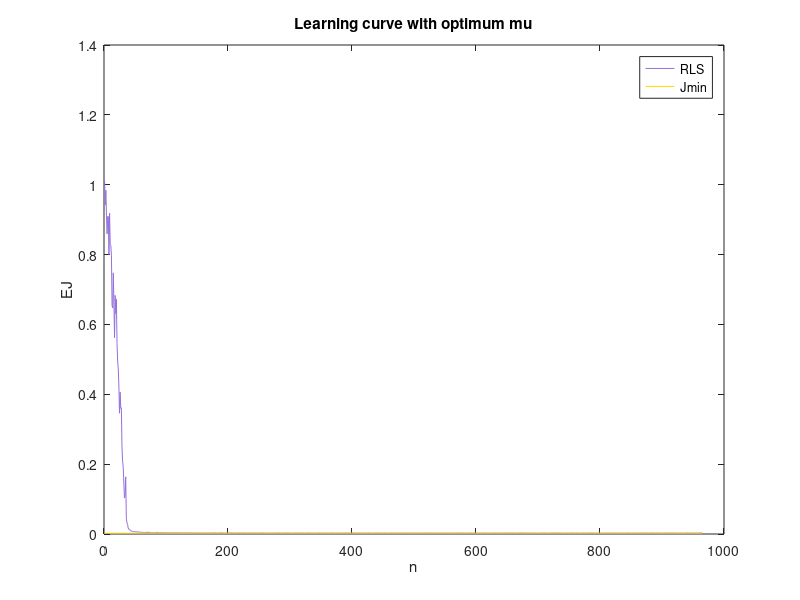

Here is the MATLAB script that generated this plot:
%% Part 2

clc
clear
close all

M = 35;
signalSize = 1000;
iter = 100;
delta = 0.001;
missAdjTheory = 0.1;

lambda = (M - missAdjTheory)/(missAdjTheory + M);
fprintf('Calculated lambda is: %f \n ',lambda); 

P = zeros(M, 1);
P(17,:) = -1;
P(18,:) = 1.5;
P(19,:) = 1.2;
P(20,:) = 0.5;

Rx = zeros(M,M);
for i=1:M
    for j=1:M
        if i==j
            Rx(i,j) = 4.95;
        elseif abs(i-j) == 1
            Rx(i,j) = 0.9;
        elseif abs(i-j) == 2
            Rx(i,j) = -0.45;
        elseif abs(i-j) == 3
            Rx(i,j) = -0.5;
        end
    end
end

J = zeros(signalSize, iter);
for a=1:iter
    
    %Making symbols:
    s = zeros(1,signalSize);
    symbols = [1/sqrt(2)+1i*1/sqrt(2), 1/sqrt(2)-1i*1/sqrt(2), -1/sqrt(2)+1i*1/sqrt(2), -1/sqrt(2)-1i*1/sqrt(2)];
    for i = 1:signalSize
        prob = rand(1);
        if prob < 0.25
            s(i) = symbols(1);
        elseif (prob > 0.25) &&  (prob < 0.5)
            s(i) = symbols(2);
        elseif (prob > 0.5) &&  (prob < 0.75)
            s(i) = symbols(3);
        else
            s(i) = symbols(4);
        end
    end

    %Creating u: (The output of channel)
    h = [0.5 1.2 1.5 -1];
    u = filter(h, 1, s);
 
    %Creating noise:
    mNoise = 0;
    sdNoise = sqrt(0.01/2);
    noiseSize = signalSize;
    noise = normrnd(mNoise, sdNoise, 1, noiseSize) + 1i* normrnd(mNoise, sdNoise, 1, noiseSize);
    

    %Creating x: (A sum of channel output and noise)
    x = u + noise;

    %Creating the desired signal:
    d = zeros(1,signalSize);
    for i= 1:signalSize
        if i < 18
            d(i) = s(1);
        else
            d(i) = s(i-17);
        end
    end
    
    %RLS
    x = x.';
    w = zeros(M,1);
    p = eye(M)/delta;
    for n=M:signalSize
       xvec = x(n:-1:n-M+1);
       k = ((1/lambda) * p * xvec) / (1 + (1/lambda) * xvec' * p * xvec);
       alpha = d(n) - w' * xvec;
       w = w + k * conj(alpha);
       p = (1/lambda) * p - (1/lambda) * k * xvec' *  p;
       J(n,a) = alpha*conj(alpha);
    end
end
expJRLS = sum(J,2)/iter;
expJRLS(1:34)=[];

Jmin = 1 - P' * inv(Rx) * P;

temp = 0;
for i=1:100
   temp = temp + expJRLS(size(expJRLS,1)-i);  
end

Jexcess = temp/100 - Jmin;
misadj = (Jexcess/Jmin)*100;
fprintf('With %d number of iterations (signal size) and %d number of re-dos, misadjustment is :%f \n ',signalSize, iter, misadj); 

JminVec = ones(1,size(expJRLS,1))*Jmin;

%Plotting the learning curve
figure
nExpJ = 0:size(expJRLS,1)-1;
plot(nExpJ, expJRLS, 'Color', [147/255, 112/255, 219/255]);
hold on 
nJmin = 0:size(JminVec,2)-1;
plot(nJmin, JminVec, 'Color', [255/255, 215/255, 0/255]);
title('Learning curve with optimum mu');
xlabel('n');
ylabel('E{J}');
legend('RLS','Jmin');
hold off
